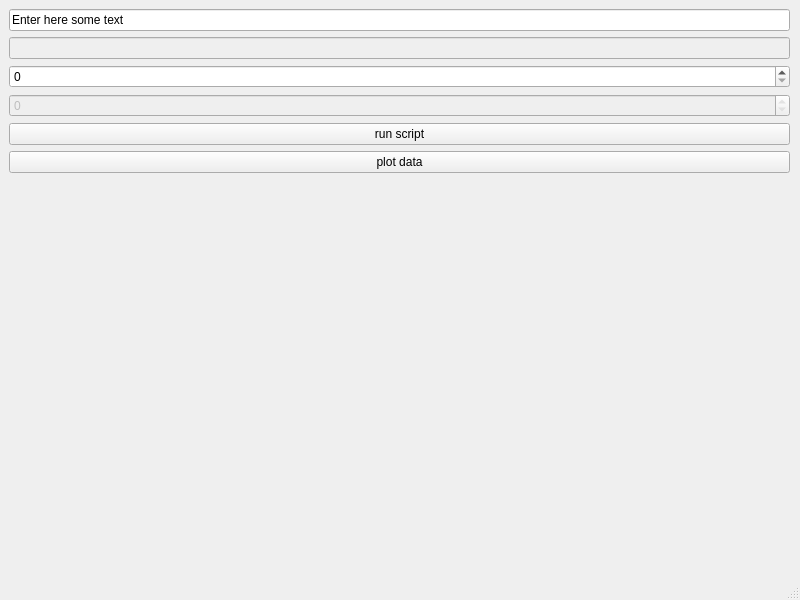
<?xml version="1.0" encoding="UTF-8"?>
<ui version="4.0">
 <class>MainWindow</class>
 <widget class="QMainWindow" name="MainWindow">
  <property name="geometry">
   <rect>
    <x>0</x>
    <y>0</y>
    <width>800</width>
    <height>600</height>
   </rect>
  </property>
  <property name="windowTitle">
   <string>MainWindow</string>
  </property>
  <widget class="QWidget" name="centralwidget">
   <widget class="QWidget" name="gridLayoutWidget">
    <property name="geometry">
     <rect>
      <x>9</x>
      <y>9</y>
      <width>781</width>
      <height>541</height>
     </rect>
    </property>
    <layout class="QGridLayout" name="gridLayout">
     <item row="2" column="1">
      <widget class="QSpinBox" name="spinBox_edit"/>
     </item>
     <item row="6" column="1">
      <widget class="MplWidget" name="MplWidget" native="true">
       <property name="minimumSize">
        <size>
         <width>480</width>
         <height>320</height>
        </size>
       </property>
      </widget>
     </item>
     <item row="1" column="1">
      <widget class="QLineEdit" name="lineEdit_display">
       <property name="enabled">
        <bool>false</bool>
       </property>
       <property name="readOnly">
        <bool>true</bool>
       </property>
       <property name="clearButtonEnabled">
        <bool>false</bool>
       </property>
      </widget>
     </item>
     <item row="7" column="1">
      <spacer name="verticalSpacer">
       <property name="orientation">
        <enum>Qt::Vertical</enum>
       </property>
       <property name="sizeHint" stdset="0">
        <size>
         <width>20</width>
         <height>40</height>
        </size>
       </property>
      </spacer>
     </item>
     <item row="4" column="1">
      <widget class="QPushButton" name="pushButton_run">
       <property name="text">
        <string>run script</string>
       </property>
      </widget>
     </item>
     <item row="5" column="1">
      <widget class="QPushButton" name="pushButton_plot">
       <property name="text">
        <string>plot data</string>
       </property>
      </widget>
     </item>
     <item row="0" column="1">
      <widget class="QLineEdit" name="lineEdit_edit">
       <property name="text">
        <string>Enter here some text</string>
       </property>
      </widget>
     </item>
     <item row="3" column="1">
      <widget class="QSpinBox" name="spinBox_display">
       <property name="enabled">
        <bool>false</bool>
       </property>
       <property name="autoFillBackground">
        <bool>false</bool>
       </property>
       <property name="readOnly">
        <bool>true</bool>
       </property>
      </widget>
     </item>
    </layout>
   </widget>
  </widget>
  <widget class="QMenuBar" name="menubar">
   <property name="geometry">
    <rect>
     <x>0</x>
     <y>0</y>
     <width>800</width>
     <height>22</height>
    </rect>
   </property>
  </widget>
  <widget class="QStatusBar" name="statusbar"/>
 </widget>
 <customwidgets>
  <customwidget>
   <class>MplWidget</class>
   <extends>QWidget</extends>
   <header>sampleCode.gui.mplwidget.h</header>
   <container>1</container>
  </customwidget>
 </customwidgets>
 <resources/>
 <connections/>
</ui>
